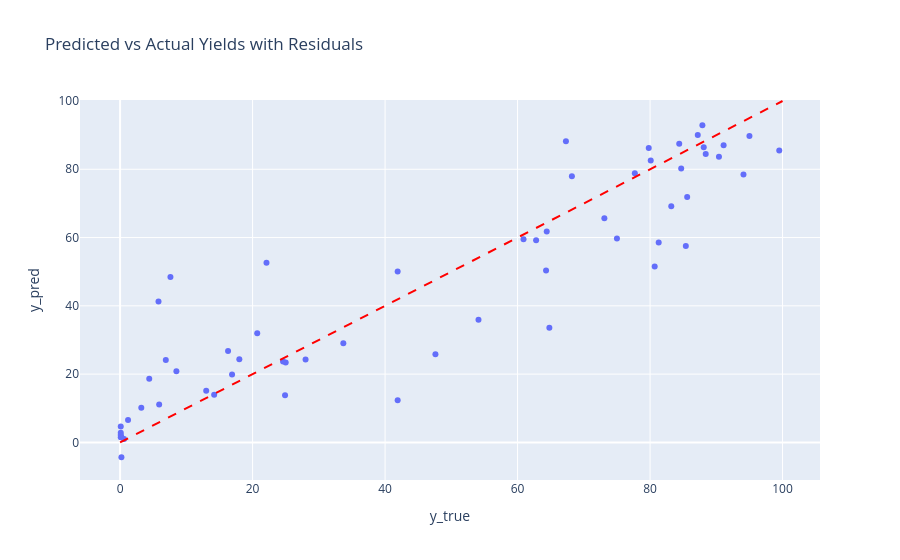

The notebook cell saved with this chart:
### Code cell
import plotly.express as px
results_check['original_index'] = results_check.index
fig = px.scatter(results_check, x='y_true', y='y_pred', hover_data=['original_index', 'residual'], title='Predicted vs Actual Yields with Residuals')
fig.add_shape(type='line', x0=0, y0=0, x1=100, y1=100, line=dict(color='Red', dash='dash'))
fig.show()

### Figure 1 — Plotly figure (JSON) as saved in the notebook; plotly's stock layout.template omitted (floating-point values rounded to 4 significant figures)
{"data": [{"customdata": [[45.0, 1.38], [13.0, 11.11], [193.0, -40.82], [353.0, 4.037], [332.0, -20.9], [166.0, -11.26], [147.0, 21.79], [262.0, -35.49], [148.0, 29.59], [57.0, 3.583], [121.0, -3.019], [62.0, 2.591], [217.0, -6.461], [87.0, -1.383], [155.0, 1.573], [287.0, -2.848], [91.0, -2.709], [239.0, 6.712], [266.0, 31.21], [6.0, -0.4241], [344.0, 13.72], [319.0, 5.248], [280.0, 7.47], [152.0, 0.2532], [343.0, 4.439], [129.0, -6.337], [92.0, -4.591], [234.0, -1.158], [346.0, 3.952], [118.0, -2.05], [257.0, -2.473], [168.0, -1.324], [335.0, -4.97], [194.0, -30.51], [61.0, 29.16], [165.0, -5.366], [98.0, -5.194], [278.0, -17.25], [365.0, 4.671], [364.0, 18.2], [123.0, -2.136], [357.0, -3.094], [34.0, 27.84], [113.0, 3.689], [348.0, 14.03], [227.0, -9.725], [349.0, 14.06], [249.0, 15.62], [41.0, 22.76], [31.0, -8.136], [310.0, 1.66], [33.0, -12.31], [205.0, 4.552], [114.0, -10.47], [132.0, 0.8801], [185.0, -14.27], [23.0, 15.25], [158.0, -6.92], [293.0, 13.93]], "hovertemplate": "y_true=%{x}<br>y_pred=%{y}<br>original_index=%{customdata[0]}<br>residual=%{customdata[1]}<extra></extra>", "legendgroup": "", "marker": {"color": "#636efa", "symbol": "circle"}, "mode": "markers", "name": "", "orientation": "v", "showlegend": false, "type": "scatter", "x": [60.9, 24.9, 7.6, 91.1, 67.3, 20.7, 47.6, 5.8, 41.9, 62.8, 16.9, 64.4, 79.8, 0.1, 25.0, 87.2, 0.1, 90.4, 64.8, 0.6, 85.6, 95.0, 73.1, 14.2, 84.7, 18.0, 0.1, 77.7, 88.4, 0.1, 80.1, 0.2, 87.9, 22.1, 80.7, 1.2, 5.9, 6.9, 33.7, 54.1, 13.0, 84.4, 85.4, 28.0, 99.5, 68.2, 83.2, 94.1, 81.3, 41.9, 88.1, 8.5, 0.2, 16.3, 24.6, 4.4, 75.0, 3.2, 64.3], "xaxis": "x", "y": [59.52, 13.79, 48.42, 87.06, 88.2, 31.96, 25.81, 41.29, 12.31, 59.22, 19.92, 61.81, 86.26, 1.483, 23.43, 90.05, 2.809, 83.69, 33.59, 1.024, 71.88, 89.75, 65.63, 13.95, 80.26, 24.34, 4.691, 78.86, 84.45, 2.15, 82.57, 1.524, 92.87, 52.61, 51.54, 6.566, 11.09, 24.15, 29.03, 35.9, 15.14, 87.49, 57.56, 24.31, 85.47, 77.92, 69.14, 78.48, 58.54, 50.04, 86.44, 20.81, -4.352, 26.77, 23.72, 18.67, 59.75, 10.12, 50.37], "yaxis": "y"}], "layout": {"legend": {"tracegroupgap": 0}, "shapes": [{"line": {"color": "Red", "dash": "dash"}, "type": "line", "x0": 0, "x1": 100, "y0": 0, "y1": 100}], "title": {"text": "Predicted vs Actual Yields with Residuals"}, "xaxis": {"anchor": "y", "domain": [0, 1], "title": {"text": "y_true"}}, "yaxis": {"anchor": "x", "domain": [0, 1], "title": {"text": "y_pred"}}}}
